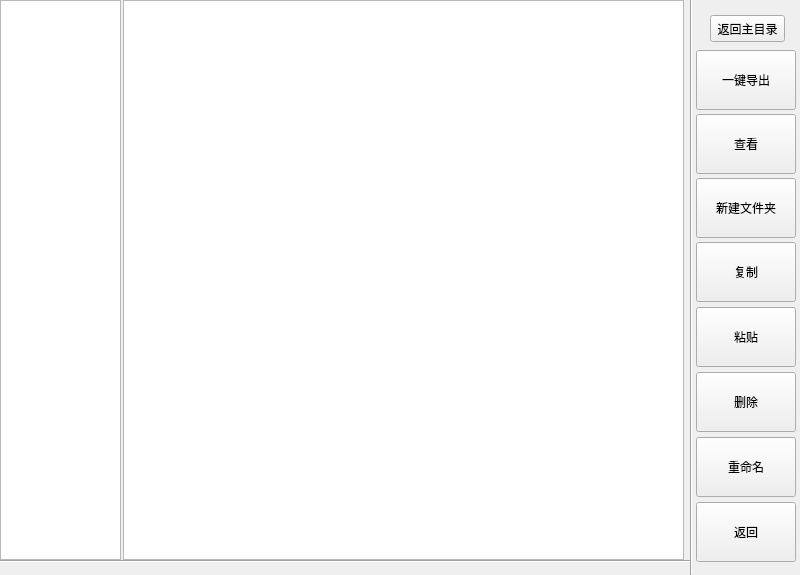
<?xml version="1.0" encoding="UTF-8"?>
<ui version="4.0">
 <class>QtMyFile_MVD</class>
 <widget class="QWidget" name="QtMyFile_MVD">
  <property name="geometry">
   <rect>
    <x>0</x>
    <y>0</y>
    <width>800</width>
    <height>575</height>
   </rect>
  </property>
  <property name="sizePolicy">
   <sizepolicy hsizetype="Fixed" vsizetype="Fixed">
    <horstretch>0</horstretch>
    <verstretch>0</verstretch>
   </sizepolicy>
  </property>
  <property name="minimumSize">
   <size>
    <width>800</width>
    <height>575</height>
   </size>
  </property>
  <property name="maximumSize">
   <size>
    <width>800</width>
    <height>575</height>
   </size>
  </property>
  <property name="windowTitle">
   <string>QtMyFile_MVD</string>
  </property>
  <widget class="QPushButton" name="pb_copy">
   <property name="geometry">
    <rect>
     <x>696</x>
     <y>242</y>
     <width>100</width>
     <height>60</height>
    </rect>
   </property>
   <property name="text">
    <string>复制</string>
   </property>
  </widget>
  <widget class="QPushButton" name="pb_del">
   <property name="geometry">
    <rect>
     <x>696</x>
     <y>372</y>
     <width>100</width>
     <height>60</height>
    </rect>
   </property>
   <property name="text">
    <string>删除</string>
   </property>
  </widget>
  <widget class="QPushButton" name="pb_paste">
   <property name="geometry">
    <rect>
     <x>696</x>
     <y>307</y>
     <width>100</width>
     <height>60</height>
    </rect>
   </property>
   <property name="text">
    <string>粘贴</string>
   </property>
  </widget>
  <widget class="QPushButton" name="pb_return">
   <property name="geometry">
    <rect>
     <x>696</x>
     <y>502</y>
     <width>100</width>
     <height>60</height>
    </rect>
   </property>
   <property name="text">
    <string>返回</string>
   </property>
  </widget>
  <widget class="QPushButton" name="pb_rename">
   <property name="geometry">
    <rect>
     <x>696</x>
     <y>437</y>
     <width>100</width>
     <height>60</height>
    </rect>
   </property>
   <property name="text">
    <string>重命名</string>
   </property>
  </widget>
  <widget class="Line" name="line">
   <property name="geometry">
    <rect>
     <x>690</x>
     <y>-1</y>
     <width>3</width>
     <height>576</height>
    </rect>
   </property>
   <property name="styleSheet">
    <string notr="true"/>
   </property>
   <property name="orientation">
    <enum>Qt::Vertical</enum>
   </property>
  </widget>
  <widget class="Line" name="line_2">
   <property name="geometry">
    <rect>
     <x>0</x>
     <y>560</y>
     <width>691</width>
     <height>3</height>
    </rect>
   </property>
   <property name="orientation">
    <enum>Qt::Horizontal</enum>
   </property>
  </widget>
  <widget class="QPushButton" name="pb_review">
   <property name="geometry">
    <rect>
     <x>696</x>
     <y>114</y>
     <width>100</width>
     <height>60</height>
    </rect>
   </property>
   <property name="sizePolicy">
    <sizepolicy hsizetype="Preferred" vsizetype="Preferred">
     <horstretch>0</horstretch>
     <verstretch>0</verstretch>
    </sizepolicy>
   </property>
   <property name="minimumSize">
    <size>
     <width>100</width>
     <height>60</height>
    </size>
   </property>
   <property name="font">
    <font>
     <family>Microsoft Yahei</family>
    </font>
   </property>
   <property name="text">
    <string>查看</string>
   </property>
  </widget>
  <widget class="QPushButton" name="pb_export">
   <property name="geometry">
    <rect>
     <x>696</x>
     <y>50</y>
     <width>100</width>
     <height>60</height>
    </rect>
   </property>
   <property name="text">
    <string>一键导出</string>
   </property>
  </widget>
  <widget class="QPushButton" name="pb_newFolder">
   <property name="geometry">
    <rect>
     <x>696</x>
     <y>178</y>
     <width>100</width>
     <height>60</height>
    </rect>
   </property>
   <property name="text">
    <string>新建文件夹</string>
   </property>
  </widget>
  <widget class="QTreeView" name="treeView">
   <property name="enabled">
    <bool>true</bool>
   </property>
   <property name="geometry">
    <rect>
     <x>0</x>
     <y>0</y>
     <width>121</width>
     <height>560</height>
    </rect>
   </property>
   <property name="focusPolicy">
    <enum>Qt::NoFocus</enum>
   </property>
   <property name="styleSheet">
    <string notr="true">QCheckBox::indicator,QTreeWidget::indicator,QTreeView::indicator{
width:0px;
height:0px;
}</string>
   </property>
   <property name="autoScrollMargin">
    <number>18</number>
   </property>
   <property name="editTriggers">
    <set>QAbstractItemView::NoEditTriggers</set>
   </property>
   <property name="showDropIndicator" stdset="0">
    <bool>false</bool>
   </property>
   <property name="selectionMode">
    <enum>QAbstractItemView::SingleSelection</enum>
   </property>
   <attribute name="headerVisible">
    <bool>false</bool>
   </attribute>
   <attribute name="headerMinimumSectionSize">
    <number>100</number>
   </attribute>
  </widget>
  <widget class="QTableView" name="tableView">
   <property name="geometry">
    <rect>
     <x>123</x>
     <y>0</y>
     <width>561</width>
     <height>560</height>
    </rect>
   </property>
   <property name="focusPolicy">
    <enum>Qt::NoFocus</enum>
   </property>
   <property name="acceptDrops">
    <bool>false</bool>
   </property>
   <property name="styleSheet">
    <string notr="true">QCheckBox::indicator,QTableWidget::indicator,QTableView::indicator{
width:25px;
height:25px;
}

QCheckBox::indicator:unchecked,QTableWidget::indicator:unchecked,QTableView::indicator:unchecked{
image:url(:/qss/psblack/checkbox_unchecked.png);
}

QCheckBox::indicator:checked,QTableWidget::indicator:checked,QTableView::indicator:checked{
image:url(:/qss/psblack/checkbox_checked.png);
}</string>
   </property>
   <property name="editTriggers">
    <set>QAbstractItemView::NoEditTriggers</set>
   </property>
   <property name="tabKeyNavigation">
    <bool>false</bool>
   </property>
   <property name="showDropIndicator" stdset="0">
    <bool>false</bool>
   </property>
   <property name="dragEnabled">
    <bool>false</bool>
   </property>
   <property name="dragDropOverwriteMode">
    <bool>false</bool>
   </property>
   <property name="selectionMode">
    <enum>QAbstractItemView::SingleSelection</enum>
   </property>
   <property name="selectionBehavior">
    <enum>QAbstractItemView::SelectRows</enum>
   </property>
   <property name="showGrid">
    <bool>false</bool>
   </property>
   <property name="gridStyle">
    <enum>Qt::CustomDashLine</enum>
   </property>
   <property name="sortingEnabled">
    <bool>false</bool>
   </property>
   <property name="wordWrap">
    <bool>false</bool>
   </property>
   <property name="cornerButtonEnabled">
    <bool>false</bool>
   </property>
   <attribute name="horizontalHeaderMinimumSectionSize">
    <number>150</number>
   </attribute>
   <attribute name="horizontalHeaderDefaultSectionSize">
    <number>150</number>
   </attribute>
   <attribute name="horizontalHeaderHighlightSections">
    <bool>false</bool>
   </attribute>
   <attribute name="verticalHeaderVisible">
    <bool>false</bool>
   </attribute>
   <attribute name="verticalHeaderCascadingSectionResizes">
    <bool>false</bool>
   </attribute>
   <attribute name="verticalHeaderHighlightSections">
    <bool>false</bool>
   </attribute>
   <attribute name="verticalHeaderShowSortIndicator" stdset="0">
    <bool>false</bool>
   </attribute>
  </widget>
  <widget class="QPushButton" name="pb_home">
   <property name="geometry">
    <rect>
     <x>710</x>
     <y>15</y>
     <width>75</width>
     <height>27</height>
    </rect>
   </property>
   <property name="text">
    <string>返回主目录</string>
   </property>
  </widget>
 </widget>
 <layoutdefault spacing="6" margin="11"/>
 <resources/>
 <connections/>
</ui>
